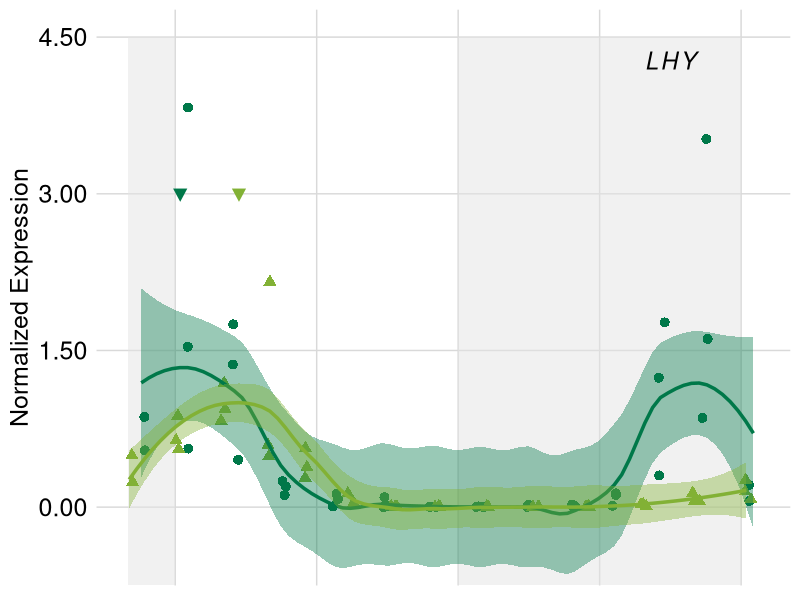
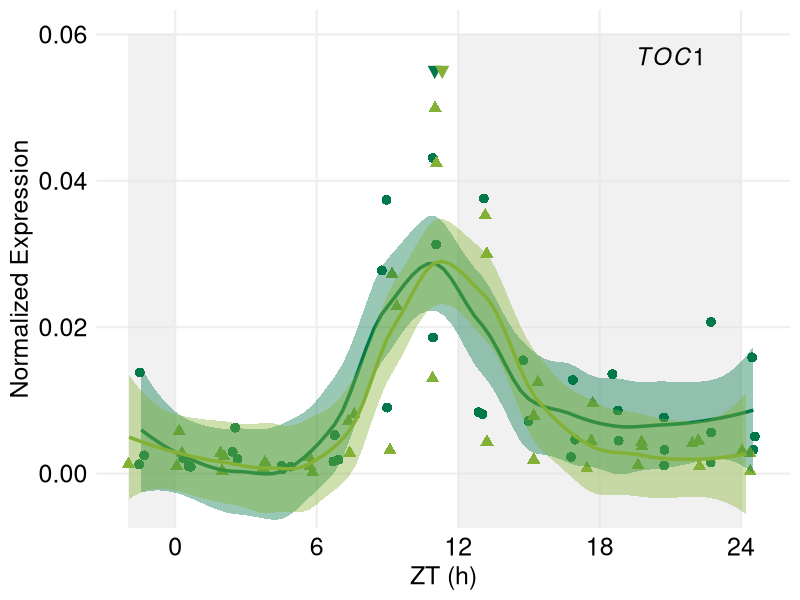

Source code (R) for these figures, in order: (Note: this script raises an error after producing the figures.)
library(pcaMethods)
library(ggplot2)
library(scales)
library(reshape2)
library(cowplot)
theme_set(theme_minimal_grid())
library(png)
library(grid)
library(RColorBrewer)

#exportar 1100 x 800

C1 <- "#007849"
C2 <- "#82b135"
C1_line = "solid"
C2_line = "solid"

#Figure1A
sugarcane4mo9mo_LHY_timecourses <- read.csv("Figure1_4mo9mo_LHY.txt", sep="\t")
sugarcane4mo9mo_LHY <- ggplot(data=sugarcane4mo9mo_LHY_timecourses, aes(x=CT, y=LHY, group=Campo, linetype=Campo)) +
  annotate("rect", xmin = -2, xmax = 0, ymin = -0.75, ymax = 4.5, alpha = .5, fill = "#e3e3e3")+
  annotate("rect", xmin = 12, xmax = 24, ymin = -0.75, ymax = 4.5, alpha = .5, fill = "#e3e3e3")+
  geom_jitter(aes(col=Campo, shape = Campo),position=position_jitter(0.2), size = 3) +
  #(aes(group = Campo, colour = Campo, fill=Campo, linetype=Campo, outfit=fit2<<-..y..),method="loess",  span = 0.5, size = 1.2)+
  stat_smooth(aes(group = Campo, colour = Campo, fill=Campo, outfit=fit2<<-..y..),method="loess",  span = 0.5, size = 1.2)+
  scale_colour_manual(values=c(C1, C2))+
  scale_fill_manual(values=c(C1, C2))+
  scale_linetype_manual(values=c(C1_line, C2_line)) +
  annotate("text", x = 0.20, y = 3, label = "\u25bc", size = 6, colour=C1)+
  annotate("text", x = 2.69, y = 3, label = "\u25bc", size = 6, colour=C2)+
  annotate("text", x = 21, y = 4.275, label = "italic(LHY)", size = 6, parse=TRUE)+
  scale_x_continuous(breaks=seq(0,24,6), name="ZT (h)", limits=c(-2, 24.75))+
  scale_y_continuous(breaks=seq(0,4.5,1.5), name="Normalized Expression", limits=c(-0.75,4.5), labels = scales::number_format(accuracy = 0.01), expand = expansion(mult = c(0, 0.05)))+
  #theme_minimal_grid() +
  theme(panel.grid.major = element_line(colour = "#efefef"), 
        text = element_text(size=18), 
        axis.ticks = element_blank(),
        axis.line = element_blank(),
        #axis.text.x = element_text(size=18),
        axis.text.x = element_blank(),
        axis.title.x = element_blank(),
        axis.text.y = element_text(size=18),
        #axis.text.y = element_blank(),
        #axis.title.y = element_blank(),
        legend.position = "none",
        legend.title = element_blank())+
  background_grid()
sugarcane4mo9mo_LHY

#method to identify the peak and though of the smoothed fit in C1
fit2 <- data.frame(fit2)
fit3 <- fit2[1:80, ]
fit4 <- fit2[81:160, ]
fit5 <- cbind(fit3, fit4)
fit5 <- data.frame(fit5)
maxC10 <- data.frame(which(fit5 == max(fit5$fit3), arr.ind=TRUE))
maxC1 <- ((maxC10$row-1)*25.96/79)-1.44
maxC20 <- data.frame(which(fit5 == max(fit5$fit4), arr.ind=TRUE))
maxC2 <- ((maxC20$row-1)*26.18/79)-1.95
minC10 <- data.frame(which(fit5 == min(fit5$fit3), arr.ind=TRUE))
minC1 <- ((minC10$row-1)*25.96/79)-1.44
minC20 <- data.frame(which(fit5 == min(fit5$fit4), arr.ind=TRUE))
minC2 <- ((minC20$row-1)*26.18/79)-1.95
FinalMaxMin <- cbind(maxC1, minC1, maxC2, minC2)
round(FinalMaxMin)

#FinalMaxMin
#maxC1    minC1    maxC2    minC2
#0.203038 16.30481 2.689494 9.980127

sugarcane4mo9mo_TOC1_timecourses <- read.csv("Figure1_4mo9mo_TOC1.txt", sep="\t")
sugarcane4mo9mo_TOC1 <- ggplot(data=sugarcane4mo9mo_TOC1_timecourses, aes(x=CT, y=TOC1, group=Campo, linetype=Campo)) +
  annotate("rect", xmin = -2, xmax = 0, ymin = -0.0075, ymax = 0.06, alpha = .5, fill = "#e3e3e3")+
  annotate("rect", xmin = 12, xmax = 24, ymin = -0.0075, ymax = 0.06, alpha = .5, fill = "#e3e3e3")+
  geom_jitter(aes(col=Campo, shape = Campo),position=position_jitter(0.2), size = 3) +
  stat_smooth(aes(group = Campo, colour = Campo, fill=Campo, outfit=fit2<<-..y..),method="loess",  span = 0.5, size = 1.2)+
  #stat_smooth(aes(group = Campo, colour = Campo, fill=Campo, linetype=Campo, outfit=fit2<<-..y..),method="loess",  span = 0.5, size = 1.2)+
  scale_colour_manual(values=c(C1, C2))+
  scale_fill_manual(values=c(C1, C2))+
  scale_linetype_manual(values=c(C1_line, C2_line)) +
  annotate("text", x = 11,04, y = 0.055, label = "\u25bc", size = 6, colour=C1)+
  annotate("text", x = 11.31, y = 0.055, label = "\u25bc", size = 6, colour=C2)+
  annotate("text", x = 21, y = 0.057, label = "italic(TOC1)", size = 6, parse=TRUE)+
  scale_x_continuous(breaks=seq(0,24,6), name="ZT (h)", limits=c(-2, 24.75))+
  scale_y_continuous(breaks=seq(0,0.06,0.02), name="Normalized Expression", limits=c(-0.0075,0.06), labels = scales::number_format(accuracy = 0.01), expand = expansion(mult = c(0, 0.05)))+
  theme(panel.grid.major = element_line(colour = "#efefef", size = 0.75), 
        text = element_text(size=18), 
        axis.ticks = element_blank(),
        axis.line = element_blank(),
        axis.text.x = element_text(size=18),
        #axis.text.x = element_blank(),
        #axis.title.x = element_blank(),
        axis.text.y = element_text(size=18),
        #axis.text.y = element_blank(),
        #axis.title.y = element_blank(),
        legend.position = "none"
  )
sugarcane4mo9mo_TOC1

#method to identify the peak and though of the smoothed fit in C1
fit2 <- data.frame(fit2)
fit3 <- fit2[1:80, ]
fit4 <- fit2[81:160, ]
fit5 <- cbind(fit3, fit4)
fit5 <- data.frame(fit5)
maxC10 <- data.frame(which(fit5 == max(fit5$fit3), arr.ind=TRUE))
maxC1 <- ((maxC10$row-1)*25.96/79)-1.44
maxC20 <- data.frame(which(fit5 == max(fit5$fit4), arr.ind=TRUE))
maxC2 <- ((maxC20$row-1)*26.18/79)-1.95
minC10 <- data.frame(which(fit5 == min(fit5$fit3), arr.ind=TRUE))
minC1 <- ((minC10$row-1)*25.96/79)-1.44
minC20 <- data.frame(which(fit5 == min(fit5$fit4), arr.ind=TRUE))
minC2 <- ((minC20$row-1)*26.18/79)-1.95
FinalMaxMin <- cbind(maxC1, minC1, maxC2, minC2)
round(FinalMaxMin)


#Figure1B
foto_campo_C1 <- cowplot::ggdraw() + cowplot::draw_image("Figure1_foto_campo_C1.png", scale = 0.9)
foto_campo_C2 <- cowplot::ggdraw() + cowplot::draw_image("Figure1_foto_campo_C2.png", scale = 0.9)

B <- plot_grid(sugarcane4mo9mo_LHY, sugarcane4mo9mo_TOC1, labels = c("b", " "), ncol = 1, align = "none", rel_widths = c(1, 1),rel_heights = c(1,1.2),label_size = 20)

A <- plot_grid(foto_campo_C1, foto_campo_C2, labels = c("a", " "), ncol = 1, align = "none", rel_widths = c(1, 1),rel_heights = c(1,1),label_size = 20)

plot_grid(A, B, labels = c(" ", ""), ncol = 2, align = "none", rel_widths = c(1.1, 1),rel_heights = c(1,1),label_size = 20)
